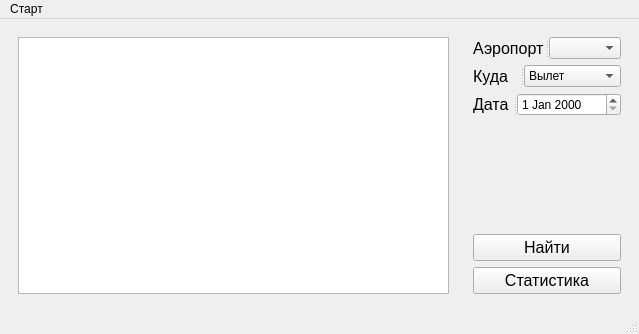
<?xml version="1.0" encoding="UTF-8"?>
<ui version="4.0">
 <class>MainWindow</class>
 <widget class="QMainWindow" name="MainWindow">
  <property name="geometry">
   <rect>
    <x>0</x>
    <y>0</y>
    <width>639</width>
    <height>334</height>
   </rect>
  </property>
  <property name="windowTitle">
   <string>MainWindow</string>
  </property>
  <widget class="QWidget" name="centralwidget">
   <layout class="QHBoxLayout" name="horizontalLayout">
    <item>
     <widget class="QWidget" name="widget" native="true">
      <layout class="QHBoxLayout" name="horizontalLayout_2">
       <item>
        <widget class="QTableView" name="tw_bd"/>
       </item>
      </layout>
     </widget>
    </item>
    <item>
     <widget class="QWidget" name="widget_2" native="true">
      <property name="sizePolicy">
       <sizepolicy hsizetype="Fixed" vsizetype="Preferred">
        <horstretch>0</horstretch>
        <verstretch>0</verstretch>
       </sizepolicy>
      </property>
      <layout class="QGridLayout" name="gridLayout">
       <item row="6" column="2">
        <widget class="QPushButton" name="pb_findBD">
         <property name="sizePolicy">
          <sizepolicy hsizetype="Minimum" vsizetype="Fixed">
           <horstretch>0</horstretch>
           <verstretch>0</verstretch>
          </sizepolicy>
         </property>
         <property name="font">
          <font>
           <pointsize>12</pointsize>
          </font>
         </property>
         <property name="text">
          <string>Найти</string>
         </property>
        </widget>
       </item>
       <item row="7" column="2">
        <widget class="QPushButton" name="pb_statistics">
         <property name="font">
          <font>
           <pointsize>12</pointsize>
          </font>
         </property>
         <property name="text">
          <string>Статистика</string>
         </property>
        </widget>
       </item>
       <item row="0" column="2">
        <widget class="QSplitter" name="splitter_6">
         <property name="orientation">
          <enum>Qt::Horizontal</enum>
         </property>
         <widget class="QLabel" name="lb_cbBDAirport">
          <property name="font">
           <font>
            <pointsize>12</pointsize>
           </font>
          </property>
          <property name="text">
           <string>Аэропорт</string>
          </property>
         </widget>
         <widget class="QComboBox" name="cb_bdAirport"/>
        </widget>
       </item>
       <item row="2" column="2">
        <widget class="QSplitter" name="splitter">
         <property name="orientation">
          <enum>Qt::Horizontal</enum>
         </property>
         <widget class="QLabel" name="lb_dataDeparture">
          <property name="font">
           <font>
            <pointsize>12</pointsize>
           </font>
          </property>
          <property name="text">
           <string>Дата</string>
          </property>
         </widget>
         <widget class="QDateEdit" name="de_dataDeparture"/>
        </widget>
       </item>
       <item row="1" column="2">
        <widget class="QSplitter" name="splitter_2">
         <property name="orientation">
          <enum>Qt::Horizontal</enum>
         </property>
         <widget class="QLabel" name="lb_cbWhere">
          <property name="font">
           <font>
            <pointsize>12</pointsize>
           </font>
          </property>
          <property name="text">
           <string>Куда</string>
          </property>
         </widget>
         <widget class="QComboBox" name="cb_where">
          <item>
           <property name="text">
            <string>Вылет</string>
           </property>
          </item>
          <item>
           <property name="text">
            <string>Прилет</string>
           </property>
          </item>
         </widget>
        </widget>
       </item>
       <item row="4" column="2">
        <spacer name="verticalSpacer">
         <property name="orientation">
          <enum>Qt::Vertical</enum>
         </property>
         <property name="sizeHint" stdset="0">
          <size>
           <width>20</width>
           <height>40</height>
          </size>
         </property>
        </spacer>
       </item>
      </layout>
     </widget>
    </item>
   </layout>
  </widget>
  <widget class="QMenuBar" name="menubar">
   <property name="geometry">
    <rect>
     <x>0</x>
     <y>0</y>
     <width>639</width>
     <height>17</height>
    </rect>
   </property>
   <widget class="QMenu" name="menu">
    <property name="title">
     <string>Старт</string>
    </property>
    <addaction name="act_connect"/>
   </widget>
   <addaction name="menu"/>
  </widget>
  <widget class="QStatusBar" name="statusbar"/>
  <action name="act_connect">
   <property name="text">
    <string>Подключтить к БД</string>
   </property>
  </action>
 </widget>
 <resources/>
 <connections/>
</ui>
